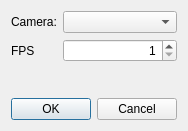
<?xml version="1.0" encoding="UTF-8"?>
<ui version="4.0">
 <class>VideoInputDialog</class>
 <widget class="QDialog" name="VideoInputDialog">
  <property name="geometry">
   <rect>
    <x>0</x>
    <y>0</y>
    <width>178</width>
    <height>131</height>
   </rect>
  </property>
  <property name="sizePolicy">
   <sizepolicy hsizetype="Fixed" vsizetype="Fixed">
    <horstretch>0</horstretch>
    <verstretch>0</verstretch>
   </sizepolicy>
  </property>
  <property name="windowTitle">
   <string>Video Input</string>
  </property>
  <property name="windowOpacity">
   <double>1.000000000000000</double>
  </property>
  <property name="modal">
   <bool>true</bool>
  </property>
  <layout class="QVBoxLayout" name="verticalLayout">
   <item>
    <layout class="QFormLayout" name="formLayout">
     <property name="fieldGrowthPolicy">
      <enum>QFormLayout::AllNonFixedFieldsGrow</enum>
     </property>
     <item row="2" column="0">
      <widget class="QLabel" name="label">
       <property name="text">
        <string>Camera:</string>
       </property>
      </widget>
     </item>
     <item row="2" column="1">
      <widget class="QComboBox" name="comboBox"/>
     </item>
     <item row="3" column="0">
      <widget class="QLabel" name="label_2">
       <property name="text">
        <string>FPS</string>
       </property>
      </widget>
     </item>
     <item row="3" column="1">
      <widget class="QSpinBox" name="spinBox">
       <property name="alignment">
        <set>Qt::AlignRight|Qt::AlignTrailing|Qt::AlignVCenter</set>
       </property>
       <property name="minimum">
        <number>1</number>
       </property>
       <property name="maximum">
        <number>30</number>
       </property>
      </widget>
     </item>
    </layout>
   </item>
   <item>
    <widget class="QDialogButtonBox" name="buttonBox">
     <property name="orientation">
      <enum>Qt::Horizontal</enum>
     </property>
     <property name="standardButtons">
      <set>QDialogButtonBox::Cancel|QDialogButtonBox::Ok</set>
     </property>
    </widget>
   </item>
  </layout>
 </widget>
 <resources/>
 <connections>
  <connection>
   <sender>buttonBox</sender>
   <signal>accepted()</signal>
   <receiver>VideoInputDialog</receiver>
   <slot>accept()</slot>
   <hints>
    <hint type="sourcelabel">
     <x>248</x>
     <y>254</y>
    </hint>
    <hint type="destinationlabel">
     <x>157</x>
     <y>274</y>
    </hint>
   </hints>
  </connection>
  <connection>
   <sender>buttonBox</sender>
   <signal>rejected()</signal>
   <receiver>VideoInputDialog</receiver>
   <slot>reject()</slot>
   <hints>
    <hint type="sourcelabel">
     <x>316</x>
     <y>260</y>
    </hint>
    <hint type="destinationlabel">
     <x>286</x>
     <y>274</y>
    </hint>
   </hints>
  </connection>
 </connections>
</ui>
